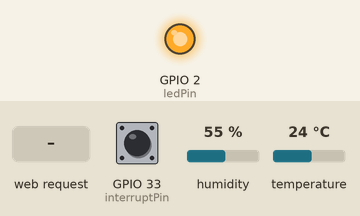
Simulated run of this sketch. Board: ESP32. On the bench: output pins drawn as LEDs (lit = HIGH). The test bench sets the inputs (shaded band); at power-on: GPIO 33 (interruptPin) HIGH, humidity 55 %, temperature 24 °C. WiFi joins after 1.5 s; servers stay silent unless stated; what the sketch prints to the serial monitor is not drawn.

Above: at 1.6 s.
At 4.7 s:
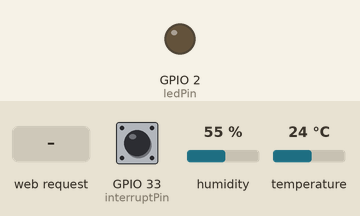
4.8 s: GPIO 33 (interruptPin) pulled LOW for 0.15 s
At 5.8 s:
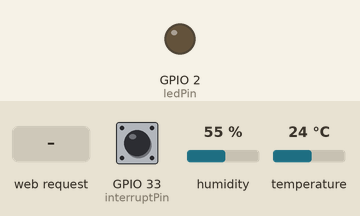
6.4 s: HTTP request GET /temperature received
7.9 s: HTTP request GET /humidity received
Timing chart, 0 to 10.9 s (numbered marks = the images above; inputs shaded):
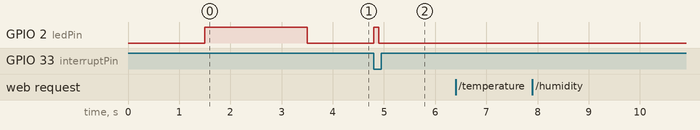

The sketch:

weather_station.ino
```cpp
#include <WebServer.h>
#include <WiFi.h>
#include <WiFiClient.h>
#include "DHT.h"
#include <HTTPClient.h>

#define DHTTYPE DHT11
#define HEALTH_CHECK_INTERVAL 3600000

/**
 * This constant is calculated with the following procedure:
 * - Area of pluviometer is 55 cm^2
 * - Volume of test water is 100 cm^2
 * Resulting height of water is 1.82 cm. Using this water quantity, generates 40 ticks of the pluviometer. So every tick is 0.455 mm of rain.
 */
const double millimetersPerTick = 0.455;
const char* ssid = "Tp-Link";
const char* password = "16071607";

WebServer server(80);
HTTPClient http;

/* LED pin */
byte ledPin = 2;
/* pin that is attached to interrupt */
byte interruptPin = 33;
// DHT Sensor
const int DHTPin = 32;
/* hold the state of LED when toggling */
volatile byte state = LOW;
volatile int interruptCounter = 0;
int numberOfInterrupts = 0;
long debouncing_time = 250; //Debouncing Time in Milliseconds
volatile unsigned long last_micros;
portMUX_TYPE mux = portMUX_INITIALIZER_UNLOCKED;
int lastMillis = 0, currentMillis = 0;
int connectivityChecks = 0;

// Initialize DHT sensor.
DHT dht(DHTPin, DHTTYPE);

void IRAM_ATTR handleInterrupt() {
  portENTER_CRITICAL_ISR(&mux);
  interruptCounter++;
  portEXIT_CRITICAL_ISR(&mux);
}

void debounceInterrupt() {
 if((long)(micros() - last_micros) >= debouncing_time * 1000) {
   handleInterrupt();
   last_micros = micros();
 }
}

void setup() {
  Serial.begin(115200);

  // initialize the DHT sensor
  dht.begin();

  // WIFI initialization
  WiFi.mode(WIFI_STA);
  WiFi.begin(ssid, password);

  // Wait for connection
  while (WiFi.status() != WL_CONNECTED) {
    delay(500);
    Serial.print(".");
  }
  Serial.println("");
  Serial.print("Connected to ");
  Serial.println(ssid);
  Serial.print("IP address: ");
  Serial.println(WiFi.localIP());

  pinMode(ledPin, OUTPUT);
  /* set the interrupt pin as input pullup*/
  pinMode(interruptPin, INPUT_PULLUP);
  /* attach interrupt to the pin
  function blink will be invoked when interrupt occurs
  interrupt occurs whenever the pin change value */

   // Notify wifi connection
  digitalWrite(ledPin, HIGH);
  delay(2000);
  digitalWrite(ledPin, LOW);

  attachInterrupt(digitalPinToInterrupt(interruptPin), debounceInterrupt, FALLING);

  server.on("/rainfall", []() {
    server.send(200, "text/plain", String(millimetersPerTick * numberOfInterrupts));
    numberOfInterrupts = 0;
  });

  server.on("/temperature", []() {
    float t = dht.readTemperature();
    // Check if any reads failed and exit early (to try again).
    if (isnan(t)) {
      Serial.println("Failed to read from DHT sensor!");
      server.send(500, "text/plain", "Failed to read from DHT sensor!");
    } else {
      Serial.print("Temperature: ");
      Serial.print(t);
      Serial.print(" *C ");
      server.send(200, "text/plain", String(t));
    }

  });

  server.on("/humidity", []() {
    float h = dht.readHumidity();
    if (isnan(h)) {
      Serial.println("Failed to read from DHT sensor!");
      server.send(500, "text/plain", "Failed to read from DHT sensor!");
    } else {
      Serial.print("Humidity: ");
      Serial.print(h);
      server.send(200, "text/plain", String(h));
    }
  });

  server.on("/connectivity-checks", []() {
    server.send(200, "text/plain", String(connectivityChecks));
  });

  server.onNotFound([]() {
    server.send(404, "text/plain", "Not found");
  });

  server.begin();
}

void loop() {
  server.handleClient();

  if(interruptCounter>0) {
    portENTER_CRITICAL(&mux);
    interruptCounter--;
    portEXIT_CRITICAL(&mux);

    numberOfInterrupts++;
    Serial.print("An interrupt has occurred. Total: ");
    Serial.println(numberOfInterrupts);
    state = !state;
    digitalWrite(ledPin, state);
    delay(100);
    state = !state;
    digitalWrite(ledPin, state);
  }
  // Check connectivity
  currentMillis = millis();
  if (currentMillis - lastMillis >= HEALTH_CHECK_INTERVAL)
  {
    lastMillis = currentMillis;
    http.begin("http://ipinfo.io/ip");
    int httpCode = http.GET();
    if (httpCode > 0) { //Check for the returning code
      String payload = http.getString();
      Serial.println(httpCode);
      Serial.println(payload);
      connectivityChecks++;
    } else {
      Serial.println("Error on HTTP request, restarting ESP32");
      ESP.restart();
    }
    http.end(); //Free the resources
  }
}
```

Measured:
- after the input at 4.8 s, GPIO 2 (ledPin): LOW → HIGH at once, → LOW 0.10 s later
- after the input at 6.4 s, every drawn part: stays the same
- after the input at 7.9 s, every drawn part: stays the same
